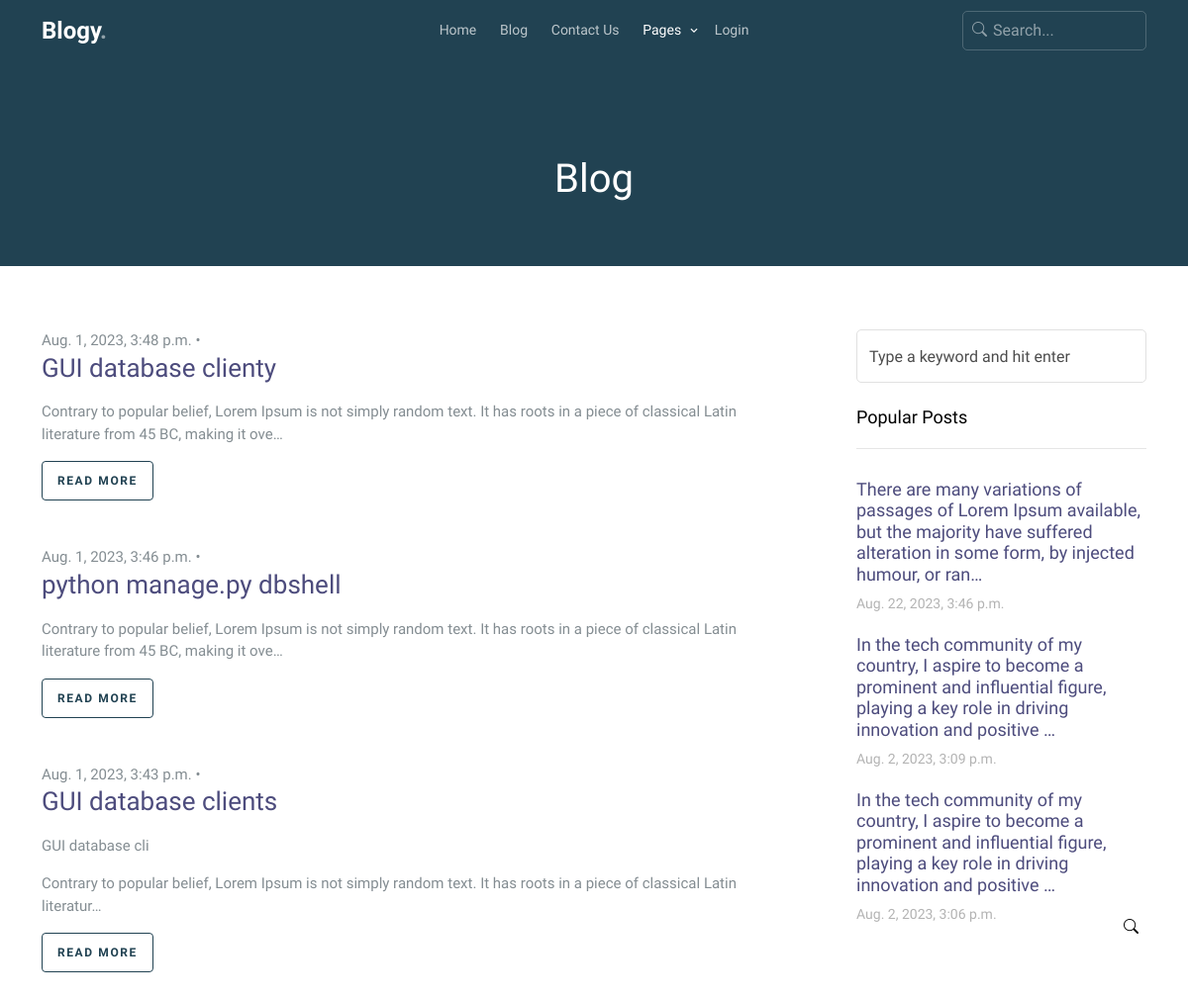
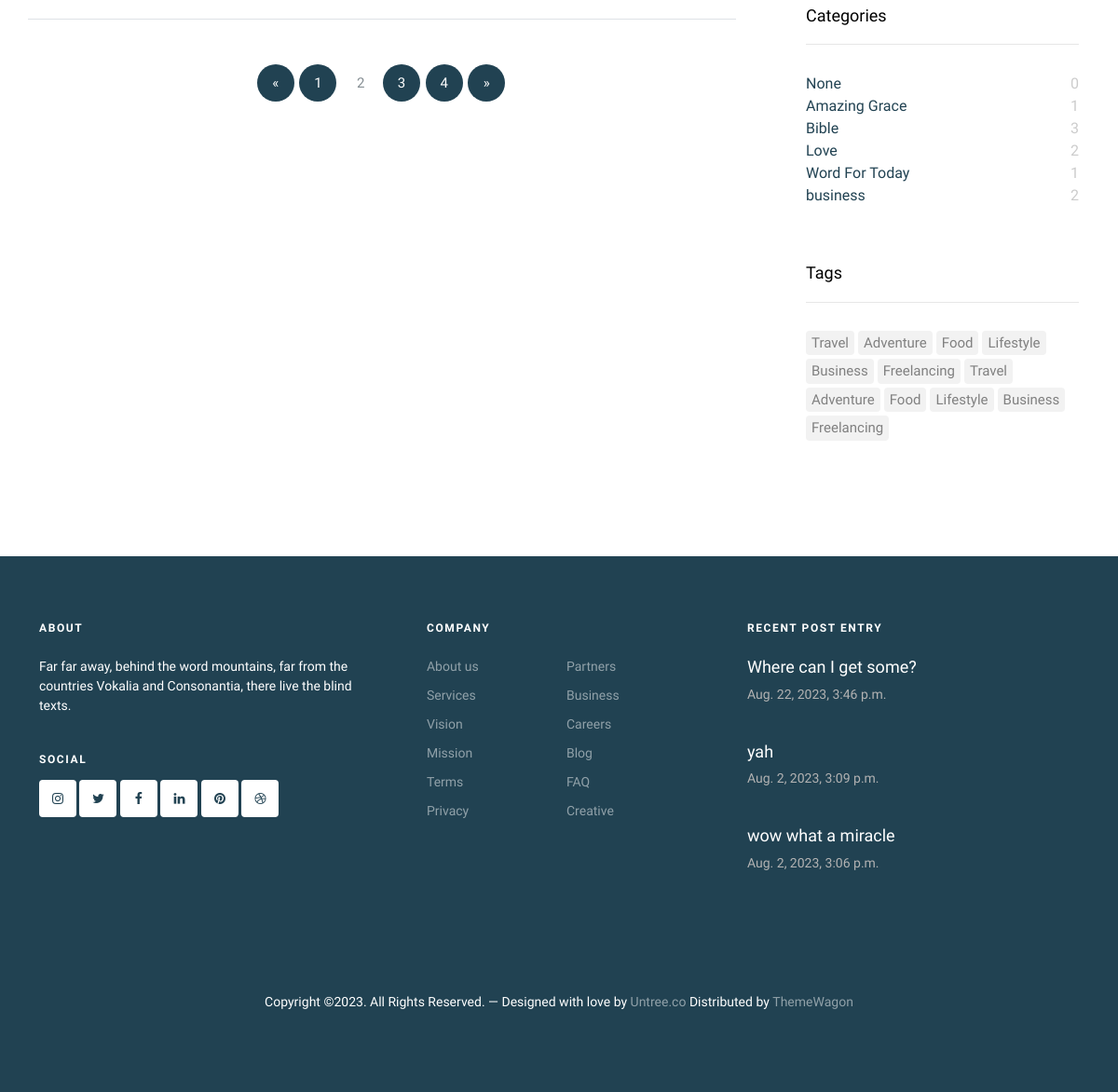
The page /blogging/?page=2 on the database its author committed (2 pictures, top to bottom).
### blog/models.py (models this page shows, shortened)
class Post(models.Model):
    options =(
        ("draft","Draft"),
        ("published","Published")
    )
    title = models.CharField( max_length=100)
    content  = RichTextField()
    post_id = models.UUIDField(default=uuid.uuid4,primary_key=True,unique=True,editable=False)
    slug = models.SlugField(max_length=100,null=False,unique=True)
    timestamp = models.DateTimeField(default= timezone.now)
    updated_at = models.DateTimeField(auto_now= True)
    author   = models.ForeignKey(Author, on_delete=models.CASCADE)
    image = models.ImageField(upload_to='blog_images/',null=True, blank=True)
    thumbnail = models.ImageField(upload_to='blog_thumbnails/',null=True, blank=True)
    categories = models.ForeignKey('Category',on_delete =models.SET_NULL,blank=True,null=True)
    featured = models.BooleanField()
    status =models.CharField(max_length=10,choices =options, default="draft")
    class Meta:
        ordering = ("-timestamp",)
    def get_absolute_url(self):
        return reverse("blog-single", kwargs={"slug":self.slug})

### blog/views.py (the view)
# urls.py: path('blogging/', views.blogging, name='blog-blogging'),
def blogging (request):
    category_count = get_category_count()
    rook = Post.objects.all().order_by('-timestamp')
    latest = Post.objects.order_by('-timestamp')[0:3]
    popular_post = Post.objects.order_by('-timestamp')[0:3]
    paginator=Paginator(rook,3)
    page = request.GET.get('page',1)
    try:
        rooks = paginator.page(page)
    except PageNotAnInteger:
        rooks = paginator.page(1)
    except EmptyPage:
        rooks = paginator.page(paginator.num_pages)
    context = {
        'rooks' : rooks,
        'rook' : rook,
        'latest':latest,
        'paginator':paginator,
        'popular_post':popular_post,
        'category_count':category_count
    }
    return render(request, 'blog/blogging.html',context)

### blog/views.py (called while the page is built)
def get_category_count():
    queryset  = Post.objects.values('categories__name').annotate(Count('categories__name'))
    return queryset

### blog/templates/blog/blogging.html (shortened to what this page needs)
{% extends "blog/base.html" %}
{% load static %}
{% block content%}
  <div class="hero overlay inner-page bg-primary py-5">
    <div class="container">
      <div class="row align-items-center justify-content-center text-center pt-5">
        <div class="col-lg-6">
          <h1 class="heading text-white mb-3" data-aos="fade-up">Blog</h1>
        </div>
      </div>
    </div>
  </div>
  <div class="section search-result-wrap">
    <div class="container">
      <div class="row posts-entry">
        <div class="col-lg-8">
          {%for obj in rooks%}
          <div class="blog-entry d-flex blog-entry-search-item">
            <div>
              <span class="date">{{obj.timestamp}} &bullet;
              </span>
              <h2><a href="{{obj.get_absolute_url}}">{{obj.title| truncatechars:30}}</a></h2>
              <p>{{obj.content|safe|truncatechars:150 }}</p>
              <p><a href="{{obj.get_absolute_url}}" class="btn btn-sm btn-outline-primary">Read More</a></p>
            </div>
          </div>
          {%endfor%}
          <div class="row text-start pt-5 border-top">
            <div class="col-md-12">
              <div class="custom-pagination">
                {% if rooks.has_other_pages %}
                  <ul class="pagination">
                    {% if rooks.has_previous %}
                      <li><a href="?page={{ rooks.previous_page_number }}">&laquo;</a></li>
                    {% else %}
                      <li class="disabled"><span>&laquo;</span></li>
                    {% endif %}
                    {% for i in rooks.paginator.page_range %}
                      {% if rooks.number == i %}
                      <span class="custom-pagination span">{{i}}</span>
                      {% else %}
                        <li><a href="?page={{ i }}">{{ i }}</a></li>
                      {% endif %}
                    {% endfor %}
                    {% if rooks.has_next %}
                      <li><a href="?page={{ rooks.next_page_number }}">&raquo;</a></li>
                    {% else %}
                      <li class="disabled"><span>&raquo;</span></li>
                    {% endif %}
                  </ul>
                {% endif %}
              </div>
            </div>
          </div>
        </div>
        <div class="col-lg-4 sidebar">
          <div class="sidebar-box search-form-wrap mb-4">
            <form action="#" class="sidebar-search-form">
              <span class="bi-search"></span>
              <input type="text" class="form-control" id="s" placeholder="Type a keyword and hit enter">
            </form>
          </div>
          <div class="sidebar-box">
            <h3 class="heading">Popular Posts</h3>
            <div class="post-entry-sidebar">
              {%for obj in popular_post %}
              <ul>
                <li>
                  <a href="">
                    <div class="text">
                      <h4>{{obj.content|safe|truncatechars:150}}</h4>
                      <div class="post-meta">
                        <span class="mr-2">{{obj.timestamp}}</span>
                      </div>
                    </div>
                  </a>
                </li>
              </ul>
              {% endfor %}
            </div>
          </div>
          <div class="sidebar-box">
            <h3 class="heading">Categories</h3>
            {% for cat in category_count%}
            <ul class="categories">
              <li><a href="#">{{cat.categories__name}} <span>{{cat.categories__name__count}}</span></a></li>
            </ul>
            {% endfor %}
          </div>
          <div class="sidebar-box">
            <h3 class="heading">Tags</h3>
            <ul class="tags">
              <li><a href="#">Travel</a></li>
              <li><a href="#">Adventure</a></li>
              <li><a href="#">Food</a></li>
              <li><a href="#">Lifestyle</a></li>
              <li><a href="#">Business</a></li>
              <li><a href="#">Freelancing</a></li>
              <li><a href="#">Travel</a></li>
              <li><a href="#">Adventure</a></li>
              <li><a href="#">Food</a></li>
              <li><a href="#">Lifestyle</a></li>
              <li><a href="#">Business</a></li>
              <li><a href="#">Freelancing</a></li>
            </ul>
          </div>
        </div>
      </div>
    </div>
  </div>
{% endblock content %}

### blog/templates/blog/base.html (shortened to what this page needs)
{% load static %}
<!DOCTYPE html>
<html>
  {% include "blog/head.html"%}
<body>
  {% include "blog/header.html"%}
  {% block content%}
  {% endblock content %}
  {% include 'blog/footer.html'%}
</body>
</html>

### blog/templates/blog/head.html (shortened to what this page needs)
{% load static %}
<head>
	<link rel="stylesheet" href="https://cdn.jsdelivr.net/npm/bootstrap@4.6.2/dist/css/bootstrap.min.css">
	<link rel="stylesheet" href="{% static 'blog/fonts/icomoon/style.css' %}">
	<link rel="stylesheet" href="{% static 'blog/fonts/flaticon/font/flaticon.css' %}">
	<link rel="stylesheet" href="https://cdn.jsdelivr.net/npm/bootstrap-icons@1.8.1/font/bootstrap-icons.css">
	<link rel="stylesheet" href="{% static 'blog/css/tiny-slider.css' %}">
	<link rel="stylesheet" href="{% static 'blog/css/aos.css' %}">
	<link rel="stylesheet" href="{% static 'blog/css/glightbox.min.css' %}">
	<link rel="stylesheet" href="{% static 'blog/css/style.css' %}">
	<link rel="stylesheet" href="{% static 'blog/css/flatpickr.min.css' %}">
	<link rel="stylesheet" href="{% static 'blog/css/github.css' %}" >
	<link rel="stylesheet" href="{% static 'blog/css/login.css' %}" >
	<link rel="stylesheet" href="https://cdnjs.cloudflare.com/ajax/libs/material-design-iconic-font/2.2.0/css/material-design-iconic-font.min.css" />
</head>

### blog/templates/blog/header.html (shortened to what this page needs)
<nav class="site-nav">
  <div class="container">
    <div class="menu-bg-wrap">
      <div class="site-navigation">
        <div class="row g-0 align-items-center">
          <div class="col-2">
            <a href="{% url 'blog-home' %}" class="logo m-0 float-start">Blogy<span class="text-primary">.</span></a>
          </div>
          <div class="col-8 text-center">
            <ul class="js-clone-nav d-none d-lg-inline-block text-start site-menu mx-auto">
              <li><a href="/">Home</a></li>
              <li><a href="{% url 'blog-blogging' %}">Blog</a></li>
              <li><a href="{% url 'blog-contact' %}">Contact Us</a></li>
              <li class="has-children active">
                <a href="{% url 'blog-category' %}">Pages</a>
              </li>
              <li><a href="{% url 'login' %}">Login</a></li>
            </ul>
          </div>
          <div class="col-2 text-end">
            <form action="#" class="search-form d-none d-lg-inline-block">
              <input type="text" class="form-control" placeholder="Search...">
              <span class="bi-search"></span>
            </form>
          </div>
        </div>
      </div>
    </div>
  </div>
</nav>

### blog/templates/blog/footer.html (shortened to what this page needs)
{% load static %}
<footer class="site-footer">
  <div class="container">
    <div class="row">
      <div class="col-lg-4">
        <div class="widget">
          <h3 class="mb-4">About</h3>
          <p>Far far away, behind the word mountains, far from the countries Vokalia and Consonantia, there live the blind texts.</p>
        </div>
        <div class="widget">
          <h3>Social</h3>
          <ul class="list-unstyled social">
            <li><a href="#"><span class="icon-instagram"></span></a></li>
            <li><a href="#"><span class="icon-twitter"></span></a></li>
            <li><a href="#"><span class="icon-facebook"></span></a></li>
            <li><a href="#"><span class="icon-linkedin"></span></a></li>
            <li><a href="#"><span class="icon-pinterest"></span></a></li>
            <li><a href="#"><span class="icon-dribbble"></span></a></li>
          </ul>
        </div>
      </div>
      <div class="col-lg-4 ps-lg-5">
        <div class="widget">
          <h3 class="mb-4">Company</h3>
          <ul class="list-unstyled float-start links">
            <li><a href="#">About us</a></li>
            <li><a href="#">Services</a></li>
            <li><a href="#">Vision</a></li>
            <li><a href="#">Mission</a></li>
            <li><a href="#">Terms</a></li>
            <li><a href="#">Privacy</a></li>
          </ul>
          <ul class="list-unstyled float-start links">
            <li><a href="#">Partners</a></li>
            <li><a href="#">Business</a></li>
            <li><a href="#">Careers</a></li>
            <li><a href="#">Blog</a></li>
            <li><a href="#">FAQ</a></li>
            <li><a href="#">Creative</a></li>
          </ul>
        </div>
      </div>
      <div class="col-lg-4">
        <div class="widget">
          <h3 class="mb-4">Recent Post Entry</h3>
          {%for obj in latest%}
          <div class="post-entry-footer">
            <ul>
              <li>
                <a href="">
                  <div class="text">
                    <h4>{{obj.title}}</h4>
                    <div class="post-meta">
                      <span class="mr-2">{{obj.timestamp}} </span>
                    </div>
                  </div>
                </a>
              </li>
            </ul>
          </div>
          {%endfor%}
        </div>
      </div>
    </div>
    <div class="row mt-5">
      <div class="col-12 text-center">
          <p>Copyright &copy;. All Rights Reserved. &mdash; Designed with love by <a href="https://untree.co">Untree.co</a> Distributed by <a href="https://themewagon.com">ThemeWagon</a>
          </p>
        </div>
      </div>
    </div>
  </footer>

### blog/templates/blog/scripts.html (shortened to what this page needs)
{% load static %}

### blog/static/blog/css/login.css (style rules this page uses)
.form-control { border: 1px solid #e1e1e1; -webkit-box-shadow: none; box-shadow: none; border-radius: 5px; -webkit-transition: all .3s ease; transition: all .3s ease; background-color: #fff; color: #858585; font-weight: 400; position: relative; }

### rows shown on the page
Post: timestamp "Aug. 1, 2023, 3:48 p.m.", title "GUI database clienty", content "Contrary to popular belief, Lorem Ipsum is not simply random text. It has roots in a piece of classical Latin literature from 45 BC, making it ove…"
Post: timestamp "Aug. 1, 2023, 3:46 p.m.", title "python manage.py dbshell", content "Contrary to popular belief, Lorem Ipsum is not simply random text. It has roots in a piece of classical Latin literature from 45 BC, making it ove…"
Post: timestamp "Aug. 1, 2023, 3:43 p.m.", title "GUI database clients", content "GUI database cli Contrary to popular belief, Lorem Ipsum is not simply random text. It has roots in a piece of classical Latin literatur…"
Post: content "There are many variations of passages of Lorem Ipsum available, but the majority have suffered alteration in some form, by injected humour, or ran…", timestamp "Aug. 22, 2023, 3:46 p.m.", title "Where can I get some?"
Post: content "In the tech community of my country, I aspire to become a prominent and influential figure, playing a key role in driving innovation and positive …", timestamp "Aug. 2, 2023, 3:09 p.m.", title "yah"
Post: content "In the tech community of my country, I aspire to become a prominent and influential figure, playing a key role in driving innovation and positive …", timestamp "Aug. 2, 2023, 3:06 p.m.", title "wow what a miracle"

### other values the page prints
{{ i }} "1" "3" "4"
{{ i }} "2"
{{ cat.categories__name }} "None" "Amazing Grace" "Bible" "Love" "Word For Today" "business"
{{ cat.categories__name__count }} "0" "1" "3" "2" "1" "2"
